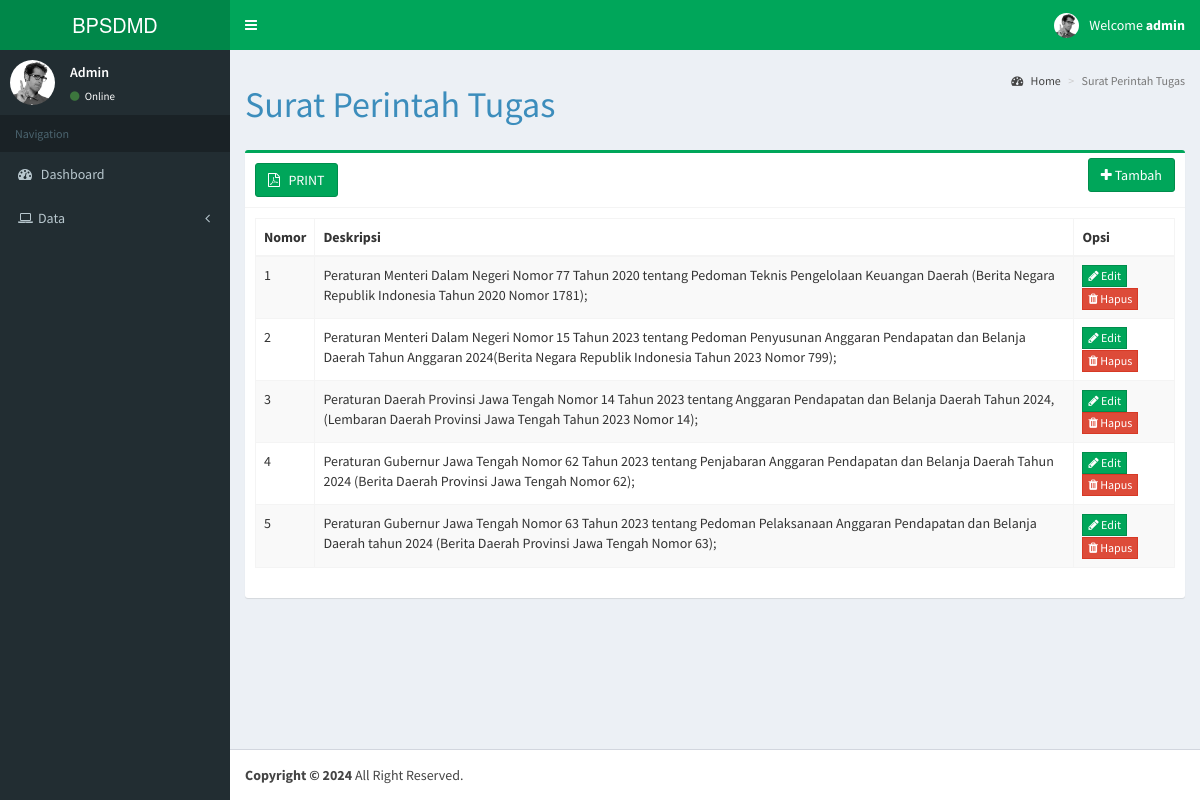
/data_produk.php (signed in), run on the app's committed database.
### tables this page shows
CREATE TABLE `tb_produk` (
  `id_produk` int(11) NOT NULL,
  `kode_produk` varchar(255) NOT NULL,
  `nama_produk` varchar(255) NOT NULL
);

### data_produk.php (the view, shortened to what this page needs)
<?php
include 'template/header_admin.php';
include 'koneksidb.php';
?>
<div class="content-wrapper">
<section class="content-header">
  <h1>Surat Perintah Tugas
  </h1>
  <ol class="breadcrumb">
  <li><a href="index.php"><i class="fa fa-dashboard"></i> Home</a></li>
  <li class="active">Surat Perintah Tugas</li>
  </ol>
</section>
<section class="content">
  <div class="row">
    <div class="col-sm-12">
      <div class="box box-success">
        <div class="box-header with-border">
          <a href="cetak_dinamis.php" target="_blank" class="btn btn-success"><i class="fa fa-file-pdf-o"></i> &nbsp PRINT</a>
          <div class="box-tools pull-left">
            <a href="#" class="btn btn-success" data-toggle="modal" data-target="#tambahproduk"><i class="fa fa-plus"></i> Tambah</a>
          </div>
        </div>
        <div class="box-body">
          <div class="table-responsive22">
            <table id="datatable" class="table table-bordered table-striped">
              <thead>
                <tr>
                  <th>Nomor</th>
                  <th>Deskripsi</th>
                  <th>Opsi</th>
                </tr>
              </thead>
              <tbody>
                  <?php
                  $no = 1;
                    $queryview = mysqli_query($koneksi, "SELECT * FROM tb_produk");
                    while ($row = mysqli_fetch_assoc($queryview)) {
                  ?>
                  <tr>
                    <td><?php echo $no++; ?></td>
                    <td><?php echo $row['kode_produk'];?></td>
                    <td>
                      <a href="#" class="btn btn-success btn-flat btn-xs" data-toggle="modal" data-target="#updateproduk<?php echo $no; ?>"><i class="fa fa-pencil"></i> Edit</a>
                      <a href="#" class="btn btn-danger btn-flat btn-xs" data-toggle="modal" data-target="#deleteproduk<?php echo $no; ?>"><i class="fa fa-trash"></i> Hapus</a>
                    </td>
                  </tr>
                  <?php
                    }
                  ?>
              </tbody>
            </table>
          </div>
        </div>
      </div>
    </div>
  </div>
</section>
</div>
<?php include 'template/footer.php'; ?>

### data on the page
tb_produk: kode_produk "Peraturan Menteri Dalam Negeri Nomor 77 Tahun 2020 tentang Pedoman Teknis Pengelolaan Keuangan Daerah (Berita Negara Republik Indonesia Tahun 2020 Nomor 1781);"
tb_produk: kode_produk "Peraturan Menteri Dalam Negeri Nomor 15 Tahun 2023 tentang Pedoman Penyusunan Anggaran Pendapatan dan Belanja Daerah Tahun Anggaran 2024(Berita Negara Republik Indonesia Tahun 2023 Nomor 799);"
tb_produk: kode_produk "Peraturan Daerah Provinsi Jawa Tengah Nomor 14 Tahun 2023 tentang Anggaran Pendapatan dan Belanja Daerah Tahun 2024,(Lembaran Daerah Provinsi Jawa Tengah Tahun 2023 Nomor 14);"
tb_produk: kode_produk "Peraturan Gubernur Jawa Tengah Nomor 62 Tahun 2023 tentang Penjabaran Anggaran Pendapatan dan Belanja Daerah Tahun 2024 (Berita Daerah Provinsi Jawa Tengah Nomor 62);"
tb_produk: kode_produk "Peraturan Gubernur Jawa Tengah Nomor 63 Tahun 2023 tentang Pedoman Pelaksanaan Anggaran Pendapatan dan Belanja Daerah tahun 2024 (Berita Daerah Provinsi Jawa Tengah Nomor 63);"

### other printed values
$_SESSION['username'] "admin"
$_SESSION['nama'] "Admin"
